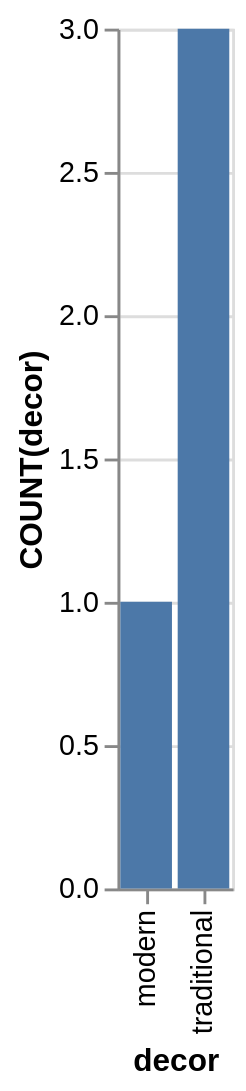

Source (Vega-Lite JSON):
### Vega-Lite specification from a JSON file in a GitHub repository (floating-point values rounded to 4 significant figures)
{"data": {"values": [{"x_data": "modern", "y_data": 1}, {"x_data": "traditional", "y_data": 3}]}, "mark": "bar", "encoding": {"x": {"field": "x_data", "type": "nominal", "title": "decor", "sort": "ascending"}, "y": {"field": "y_data", "type": "quantitative", "title": "COUNT(decor)"}}}
